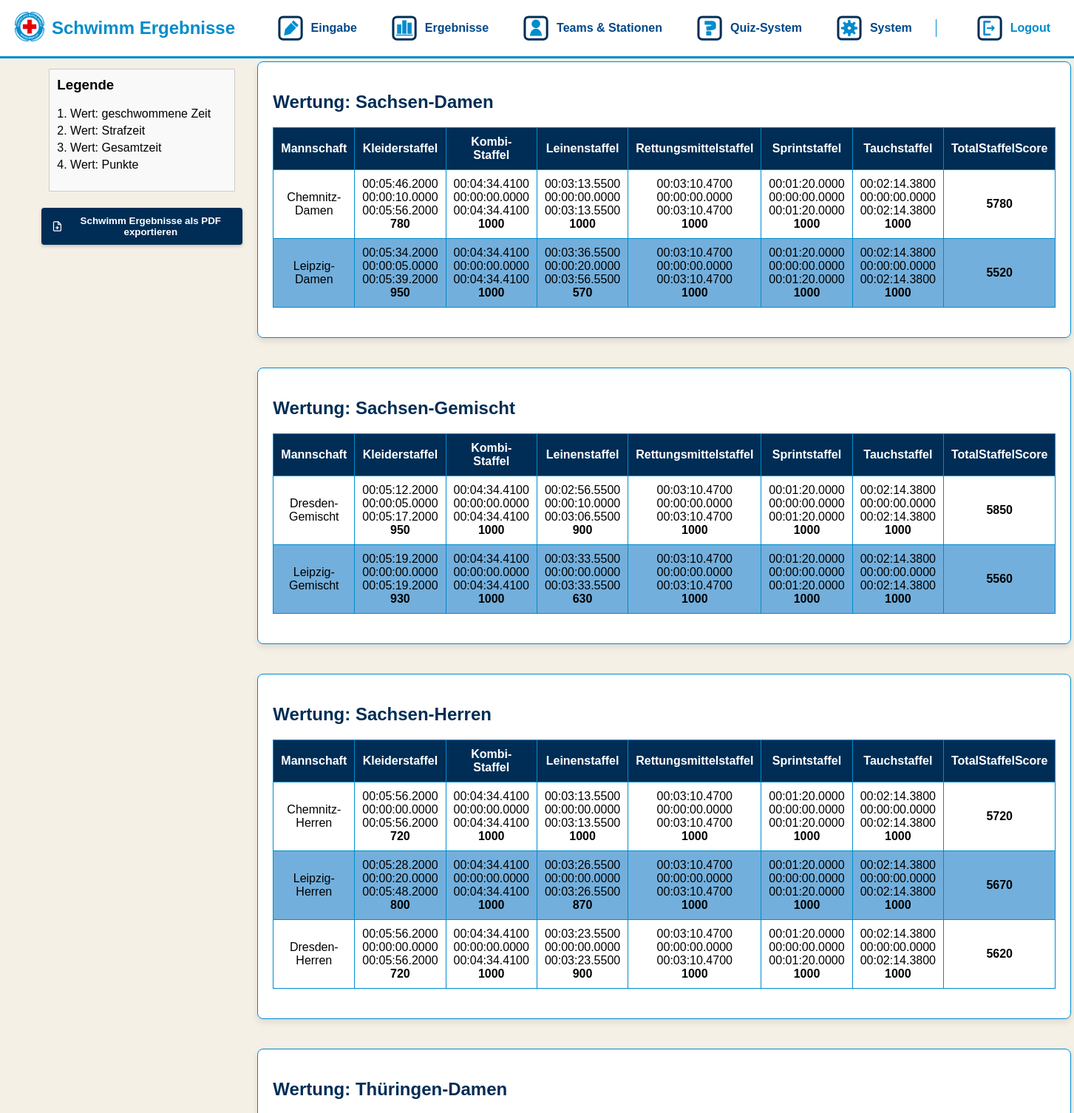
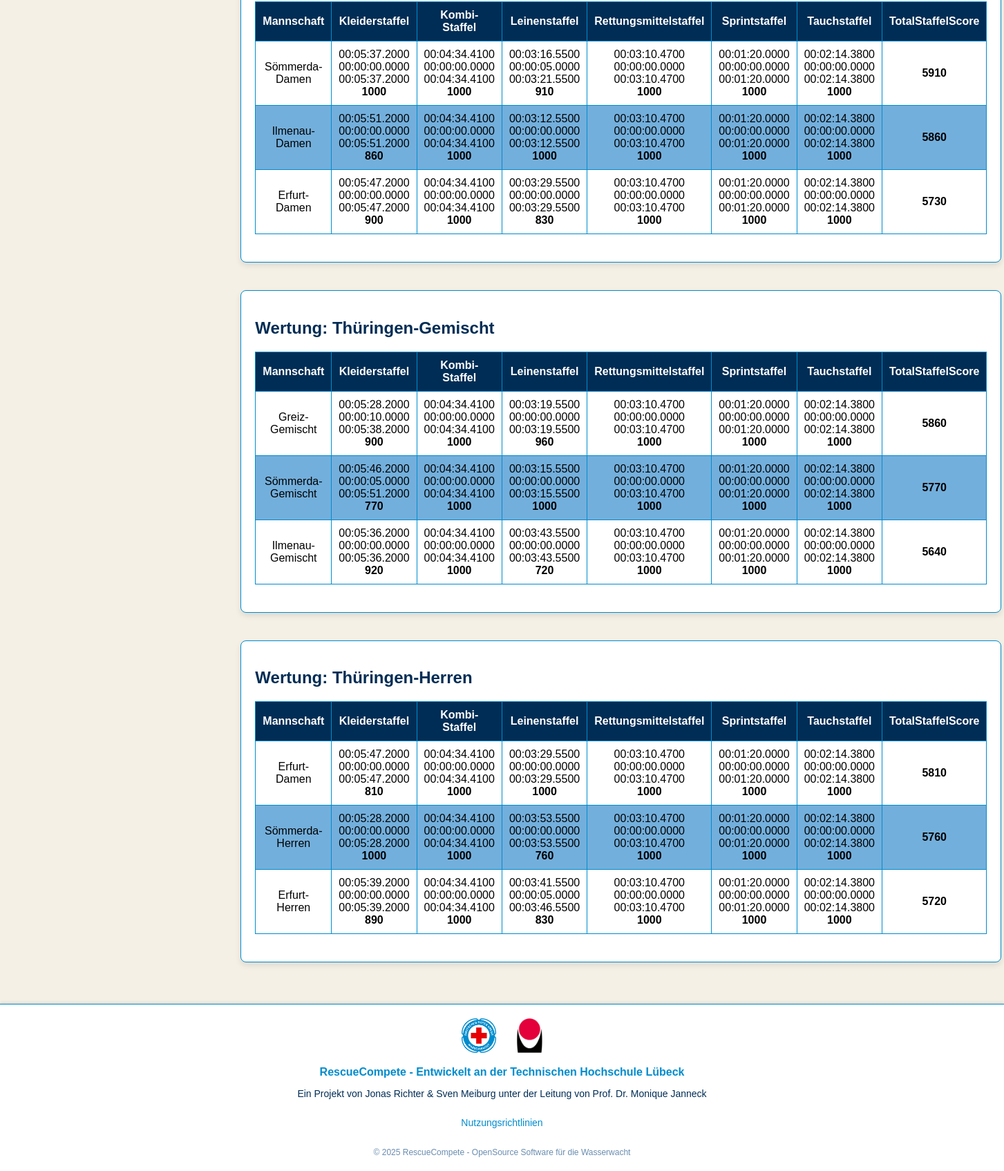
Page /view/SwimmingResultsView.php (signed in) on the committed database (2 pictures, top to bottom).
### tables this page shows
CREATE TABLE `Mannschaft` (
  `ID` int(11) NOT NULL,
  `Teamname` varchar(32) NOT NULL,
  `Kreisverband` varchar(32) NOT NULL,
  `Landesverband` varchar(32) NOT NULL,
  `Gesamtpunkte` int(10) UNSIGNED DEFAULT NULL
);

CREATE TABLE `MannschaftStaffel` (
  `mannschaft_ID` int(11) NOT NULL,
  `staffel_ID` int(11) NOT NULL,
  `schwimmzeit` time(4) NOT NULL,
  `strafzeit` time(4) DEFAULT NULL
);

### public/controller/SwimmingResultsController.php (called while the page is built, shortened)
<?php
class SwimmingResultsController {
    private ResultModel $model;
    public function __construct(ResultModel $model) {
        $this->model = $model;
    }
    public function processRequest(): array {
        $wertungDetails = $this->model->getSwimmingWertungenWithDetails();
        $staffelIDs = $this->collectStaffelIDs($wertungDetails);
        return [
            'wertungDetails' => $wertungDetails,
            'staffelIDs'     => $staffelIDs,
        ];
    }
    private function collectStaffelIDs(array $wertungDetails): array {
        $staffelNames = [];
        foreach ($wertungDetails as $wertungsklasse => $details) {
            if (isset($details['Teams'])) {
                foreach ($details['Teams'] as $teamName => $results) {
                    $staffelNames = array_merge($staffelNames, array_keys($results));
                }
            }
        }
        $staffelNames = array_filter(array_unique($staffelNames), function($key) {
            return $key !== 'TotalStaffelScore';
        });
        sort($staffelNames);
        return $staffelNames;
    }
}

### public/model/ResultModel.php (called while the page is built, shortened)
<?php
require_once __DIR__ . '/SwimmingCalculator.php';
class ResultModel
{
    private PDO $db;
    public function __construct(PDO $db)
    {
        $this->db = $db;
    }
    public function getSwimmingWertungenWithDetails(): array
    {
        try {
            $configData = $this->loadCompleteConfiguration();
            $expectedStaffeln = $this->db->query("SELECT name FROM Staffel ORDER BY name")
                ->fetchAll(PDO::FETCH_COLUMN);
            $results = $this->loadSwimmingRawData();
            $results = $this->addMissingStaffeln($results, $expectedStaffeln);
            $results = SwimmingCalculator::calculateSwimmingPoints($results, $configData, $expectedStaffeln);
            return $results;
        } catch (PDOException $e) {
            error_log("Error in ResultModel::getSwimmingWertungenWithDetails: " . $e->getMessage());
            return [];
        }
    }
    private function loadCompleteConfiguration(): array
    {
        $query = "SELECT `Key`, `Value` FROM ResultConfiguration";
        $stmt = $this->db->prepare($query);
        $stmt->execute();
        $configData = $stmt->fetchAll(PDO::FETCH_KEY_PAIR);
        foreach ($configData as $key => $value) {
            if (is_numeric($value)) {
                $configData[$key] = (int)$value;
            }
        }
        $weightsQuery = "SELECT s.name, COALESCE(sw.weight, 100) AS weight
                        FROM Station s
                        LEFT JOIN StationWeight sw ON s.ID = sw.station_ID
                        ORDER BY s.Nr, s.name";
        $weightsStmt = $this->db->query($weightsQuery);
        $weights = [];
        while ($row = $weightsStmt->fetch(PDO::FETCH_ASSOC)) {
            $weights[$row['name']] = (int)$row['weight'];
        }
        $configData['WEIGHTS'] = $weights;
        return $configData;
    }
    private function loadSwimmingRawData(): array
    {
        $query = "
            SELECT
                m.Teamname,
                s.name AS staffelName,
                ms.schwimmzeit,
                ms.strafzeit,
                (TIME_TO_SEC(ms.schwimmzeit) + TIME_TO_SEC(IFNULL(ms.strafzeit, '00:00:00'))) * 1000 AS total_ms,
                wk.name AS Wertungsklasse
            FROM Mannschaft m
            LEFT JOIN MannschaftStaffel ms ON m.ID = ms.mannschaft_ID
            LEFT JOIN Staffel s ON ms.staffel_ID = s.ID
            JOIN MannschaftWertung mw ON m.ID = mw.mannschaft_ID
            JOIN Wertungsklasse wk ON mw.wertung_ID = wk.ID
            ORDER BY wk.name, m.Teamname, s.name
        ";
        $stmt = $this->db->prepare($query);
        $stmt->execute();
        $results = [];
        while ($row = $stmt->fetch(PDO::FETCH_ASSOC)) {
            $wertung = $row['Wertungsklasse'];
            $team = $row['Teamname'];
            $staffelName = $row['staffelName'];
            if (!isset($results[$wertung])) {
                $results[$wertung] = ['Teams' => []];
            }
            if (!isset($results[$wertung]['Teams'][$team])) {
                $results[$wertung]['Teams'][$team] = [];
            }
            if (!is_null($staffelName)) {
                $swimTime = $row['schwimmzeit'];
                $penaltyTime = $row['strafzeit'] ?? '00:00:00.0000';
                $totalSeconds = SwimmingCalculator::timeStringToSeconds($swimTime) +
                    SwimmingCalculator::timeStringToSeconds($penaltyTime);
                $gesamtzeitFormatted = SwimmingCalculator::formatTimeWithMilliseconds($totalSeconds);
                $totalMs = (int)$row['total_ms'];
                $results[$wertung]['Teams'][$team][$staffelName] = [
                    $swimTime,
                    $penaltyTime,
                    $gesamtzeitFormatted,
                    null,
                    $totalMs
                ];
            }
        }
        return $results;
    }
    private function addMissingStaffeln(array $results, array $expectedStaffeln): array
    {
        return $results;
    }
}

### public/model/SwimmingCalculator.php (called while the page is built, shortened)
<?php
class SwimmingCalculator
{
    public static function timeStringToSeconds(string $timeStr): float
    {
        $parts = explode(":", $timeStr);
        $hours = (float)$parts[0];
        $minutes = (float)$parts[1];
        $secParts = explode(".", $parts[2]);
        $seconds = (float)$secParts[0];
        $fraction = isset($secParts[1]) ? ((float)("0." . $secParts[1])) : 0.0;
        return $hours * 3600 + $minutes * 60 + $seconds + $fraction;
    }
    public static function formatTimeWithMilliseconds(float $seconds): string
    {
        $hours = (int) floor($seconds / 3600);
        $minutes = floor(fmod($seconds, 3600) / 60);
        $secs = floor(fmod($seconds, 60));
        $fraction = $seconds - floor($seconds);
        $fractionStr = number_format($fraction, 4, '.', '');
        $fractionDigits = substr($fractionStr, 2);
        return sprintf("%02d:%02d:%02d.%s", $hours, $minutes, $secs, $fractionDigits);
    }
    public static function calculateSwimmingPoints(array $results, array $config, array $expectedStaffeln): array
    {
        $shareSwimming = isset($config['SHARE_SWIMMING']) ? (float)$config['SHARE_SWIMMING'] : 50.0;
        $totalPoints = isset($config['TOTAL_POINTS']) ? (float)$config['TOTAL_POINTS'] : 12000.0;
        return $results;
    }
}

### public/view/SwimmingResultsView.php (the view, shortened to what this page needs)
<?php
require_once '../db/DbConnection.php';
require_once '../model/ResultModel.php';
require_once '../controller/SwimmingResultsController.php';
$model = new ResultModel($conn);
$controller = new SwimmingResultsController($model);
$data = $controller->processRequest();
extract($data);
?>
<!DOCTYPE html>
<html lang="de">
<head>
    <link rel="stylesheet" href="../css/Navbar.css">
    <link rel="stylesheet" href="../css/ResultStyling.css">
</head>
<body>
<?php include '../php_assets/Navbar.php'; ?>
<div class="container">
    <div class="wrapper">
        <div class="legend-container">
            <div class="legend">
                <h3>Legende</h3>
                <ul>
                    <li>1. Wert: geschwommene Zeit</li>
                    <li>2. Wert: Strafzeit</li>
                    <li>3. Wert: Gesamtzeit</li>
                    <li>4. Wert: Punkte</li>
                </ul>
            </div>
            <?php include __DIR__ . '/../php_assets/pdfExport/ExportButton.php'; ?>
        </div>
        <div class="results-content">
            <?php if (empty($wertungDetails)): ?>
                <p>Keine Daten verfügbar.</p>
            <?php else: ?>
                <?php foreach ($wertungDetails as $wertungsklasse => $details): ?>
                    <div class="results-section">
                        <h2>Wertung: <?php echo htmlspecialchars($wertungsklasse); ?></h2>
                        <table class="results-table">
                            <thead>
                            <tr>
                                <th>Mannschaft</th>
                                <?php foreach ($staffelIDs as $staffelName): ?>
                                    <th><?php echo htmlspecialchars($staffelName); ?></th>
                                <?php endforeach; ?>
                                <th>TotalStaffelScore</th>
                            </tr>
                            </thead>
                            <tbody>
                            <?php foreach ($details['Teams'] as $teamName => $staffelData): ?>
                                <tr>
                                    <td><?php echo htmlspecialchars($teamName); ?></td>
                                    <?php foreach ($staffelIDs as $staffelName): ?>
                                        <td>
                                            <?php
                                            if (isset($staffelData[$staffelName]) && is_array($staffelData[$staffelName])) {
                                                $dataArray = $staffelData[$staffelName];
                                                if (!empty($dataArray[0])) {
                                                    echo htmlspecialchars($dataArray[0]) . "<br>" .
                                                        htmlspecialchars($dataArray[1]) . "<br>" .
                                                        htmlspecialchars($dataArray[2]) . "<br>" .
                                                        "<strong>" . htmlspecialchars($dataArray[3] ?? '') . "</strong>";
                                                } else {
                                                    echo "-";
                                                }
                                            } else {
                                                echo "-";
                                            }
                                            ?>
                                        </td>
                                    <?php endforeach; ?>
                                    <td><?php echo "<strong>" . htmlspecialchars($staffelData['TotalStaffelScore'] ?? '') . "</strong>"; ?></td>
                                </tr>
                            <?php endforeach; ?>
                            </tbody>
                        </table>
                    </div>
                <?php endforeach; ?>
            <?php endif; ?>
        </div>
    </div>
</div>
<?php include '../php_assets/Footer.php'; ?>
</body>
</html>

### public/css/Navbar.css (style rules this page uses)
body { padding-top: 63px; }

### public/css/ResultStyling.css (style rules this page uses)
.container { width: 90%; margin: 20px auto; padding: 20px; }
.results-section { margin-bottom: 40px; background-color: var(--white); padding: 20px; border: 1px solid var(--ww-blue-100); border-radius: 8px; box-shadow: 0 4px 8px rgba(0, 0, 0, 0.1); }
.results-section h2 { color: var(--ww-darkblue-100); margin-bottom: 20px; }
.results-table { width: 100%; border-collapse: collapse; margin-bottom: 20px; }
.results-table th, .results-table td { border: 1px solid var(--ww-blue-100); padding: 10px; text-align: center; }
.results-table th { background-color: var(--ww-darkblue-100); color: var(--white); font-weight: bold; }
.results-table tr:nth-child(even) { background-color: var(--ww-blue-60); }
.results-table tr:nth-child(odd) { background-color: var(--white); }
.wrapper { display: flex; align-items: flex-start; }
.legend { width: 230px; margin: 10px; padding: 10px; border: 1px solid #ccc; background: #f9f9f9; }
.legend h3 { margin-top: 0; }
.legend ul { list-style: none; padding-left: 0; }
.legend li { margin-bottom: 5px; }
.legend-container { display: flex; flex-direction: column; margin-right: 20px; }
.results-content { flex-grow: 1; }

### public/css/Colors.css (style rules this page uses)
:root { --white: white; --black: black; --beige: #f5f0e6; --drk-rot:#e60005; --ww-blue-100: #008ccd; --ww-blue-60: #73afdc; --ww-blue-30: #b4d7eb; --ww-darkblue-100: #002d55; --ww-darkblue-90: #004888; --ww-darkblue-60: #698caf; --ww-darkblue-30: #b4c3d7; --button: var(--ww-darkblue-100); --button-hover: var(--ww-darkblue-90); --admin-color: var(--drk-rot); --wettkampfleitung-color: #ff6a00; --schiedsrichter-color: var(--ww-blue-100); --teilnehmer-color: #349d00; }

### public/css/GlobalLayout.css (style rules this page uses)
html { height: 100%; }
body { font-family: Arial, sans-serif; background-color: var(--beige); margin: 0; padding: 63px 0 0; min-height: 95vh; display: flex; flex-direction: column; align-items: center; }
.container { display: flex; flex: 1 0 auto; width: 100%; max-width: 95vw; margin: 0 auto; box-sizing: border-box; }

### rows in the picture
mannschaft: mannschaftstaffel.schwimmzeit "00:05:46.2000", mannschaftstaffel.strafzeit "00:00:10.0000", dataArray "00:05:56.2000", dataArray "780"
mannschaft: mannschaftstaffel.schwimmzeit "00:05:34.2000", mannschaftstaffel.strafzeit "00:00:05.0000", dataArray "00:05:39.2000", dataArray "950", mannschaftstaffel.schwimmzeit "00:03:36.5500", mannschaftstaffel.strafzeit "00:00:20.0000", dataArray "00:03:56.5500", dataArray "570"
mannschaft: mannschaftstaffel.schwimmzeit "00:05:12.2000", mannschaftstaffel.strafzeit "00:00:05.0000", dataArray "00:05:17.2000", dataArray "950", mannschaftstaffel.schwimmzeit "00:02:56.5500", mannschaftstaffel.strafzeit "00:00:10.0000", dataArray "00:03:06.5500", dataArray "900"
mannschaft: mannschaftstaffel.schwimmzeit "00:05:19.2000", mannschaftstaffel.strafzeit "00:00:00.0000", dataArray "930", mannschaftstaffel.schwimmzeit "00:03:33.5500", dataArray "630"
mannschaft: mannschaftstaffel.schwimmzeit "00:05:28.2000", mannschaftstaffel.strafzeit "00:00:20.0000", dataArray "00:05:48.2000", dataArray "800", mannschaftstaffel.schwimmzeit "00:03:26.5500", mannschaftstaffel.strafzeit "00:00:00.0000", dataArray "870"
mannschaft: mannschaftstaffel.schwimmzeit "00:03:23.5500", mannschaftstaffel.strafzeit "00:00:00.0000", dataArray "900"
mannschaft: mannschaftstaffel.schwimmzeit "00:05:37.2000", mannschaftstaffel.strafzeit "00:00:00.0000", dataArray "1000", mannschaftstaffel.schwimmzeit "00:03:16.5500", mannschaftstaffel.strafzeit "00:00:05.0000", dataArray "00:03:21.5500", dataArray "910"
mannschaft: mannschaftstaffel.schwimmzeit "00:05:51.2000", mannschaftstaffel.strafzeit "00:00:00.0000", dataArray "860", mannschaftstaffel.schwimmzeit "00:03:12.5500", dataArray "1000"
mannschaftstaffel: schwimmzeit "00:05:47.2000", strafzeit "00:00:00.0000"
mannschaftstaffel: schwimmzeit "00:03:29.5500", strafzeit "00:00:00.0000"
mannschaft: mannschaftstaffel.schwimmzeit "00:05:28.2000", mannschaftstaffel.strafzeit "00:00:10.0000", dataArray "00:05:38.2000", dataArray "900", mannschaftstaffel.schwimmzeit "00:03:19.5500", mannschaftstaffel.strafzeit "00:00:00.0000", dataArray "960"
mannschaft: mannschaftstaffel.schwimmzeit "00:05:46.2000", mannschaftstaffel.strafzeit "00:00:05.0000", dataArray "00:05:51.2000", dataArray "770", mannschaftstaffel.schwimmzeit "00:03:15.5500", mannschaftstaffel.strafzeit "00:00:00.0000", dataArray "1000"
mannschaft: mannschaftstaffel.schwimmzeit "00:05:36.2000", mannschaftstaffel.strafzeit "00:00:00.0000", dataArray "920", mannschaftstaffel.schwimmzeit "00:03:43.5500", dataArray "720"
mannschaft: mannschaftstaffel.schwimmzeit "00:03:53.5500", mannschaftstaffel.strafzeit "00:00:00.0000", dataArray "760"
mannschaft: mannschaftstaffel.schwimmzeit "00:05:39.2000", mannschaftstaffel.strafzeit "00:00:00.0000", dataArray "890", mannschaftstaffel.schwimmzeit "00:03:41.5500", mannschaftstaffel.strafzeit "00:00:05.0000", dataArray "00:03:46.5500", dataArray "830"

### other values in the picture
$pageTitle "Schwimm Ergebnisse"
$buttonTitle "Schwimm Ergebnisse"
$wertungsklasse "Sachsen-Damen"
$staffelName "Kleiderstaffel"
$staffelName "Kombi-Staffel"
$staffelName "Leinenstaffel"
$staffelName "Rettungsmittelstaffel"
$staffelName "Sprintstaffel"
$staffelName "Tauchstaffel"
$teamName "Chemnitz-Damen"
$dataArray[0] "00:04:34.4100"
$dataArray[1] "00:00:00.0000"
$dataArray[2] "00:04:34.4100"
$dataArray[3] "1000"
$dataArray[0] "00:03:13.5500"
